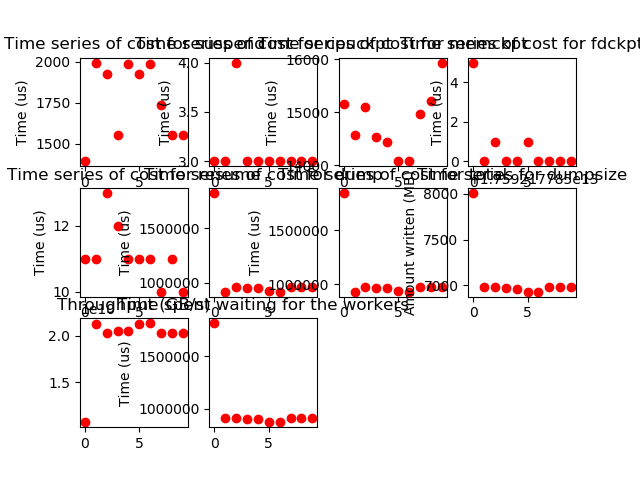

This chart was generated by the following Python code:
import sys

import matplotlib.pyplot as plt

timecodes = {   0 : "suspend", 
                1 : "cpuckpt", 
                2 : "memckpt", 
                3 : "fdckpt", 
                4 : "resume", 
                5 : "dump", 
                6 : "total",
                7 : "dumpsize",
                8 : "clflush",
            }

timevalues = {index : [] for index in range(9)}

def plot():
    if len(sys.argv) != 2:
        print("Usage: graph.py <filename>")
        sys.exit(0)
    with open(sys.argv[1]) as infile:
        numbers = dict()

        line = infile.readline()
        while line:
            # Assume valid input
            code, value = map(int, line.split(","))
            if not code in timecodes.keys():
                print("Invalid code for value")
                sys.exit(0)
            timevalues[code].append(value)
            line = infile.readline()
            
    plt.legend(loc="best")
    for key in range(7):
        #print(timecodes[key] + "\t" + str(timevalues[key]))
        print(len(timevalues[key]))
        plt.subplot(3, 4, key + 1)
        plt.plot(list(range(len(timevalues[key]))), 
                list(map(lambda x: x // 1000, timevalues[key])), 'ro')
        plt.ylabel("Time (us)")
        plt.title("Time series of cost for {}".format(timecodes[key]))

    key = 7
    plt.subplot(3, 4, key + 1)
    plt.plot(list(range(len(timevalues[key]))), 
            list(map(lambda x: x // (1024 * 1024), timevalues[key])), 'ro')
    plt.ylabel("Amount written (MB)")
    plt.title("Time series for {}".format(timecodes[key]))

    
    plt.subplot(3, 4, 9)
    gigabytes_per_second = map(lambda pair: (pair[2] // (pair[0] - pair[1])) * pow(1.024, 3), zip(timevalues[6], timevalues[0], timevalues[7]))
    plt.title("Throughput (GB/s)")
    plt.plot(list(range(len(timevalues[6]))), list(gigabytes_per_second), 'ro')


    key = 8
    plt.subplot(3, 4, 10)
    plt.subplot(3, 4, 10)
    plt.ylabel("Time (us)")
    plt.title("Time spent waiting for the workers")
    plt.plot(list(range(len(timevalues[key]))), 
             list(map(lambda x: x // 1000, timevalues[key])), 'ro')

    plt.savefig("intelbox.png")
    plt.show()

if __name__ == "__main__":
    plot()
